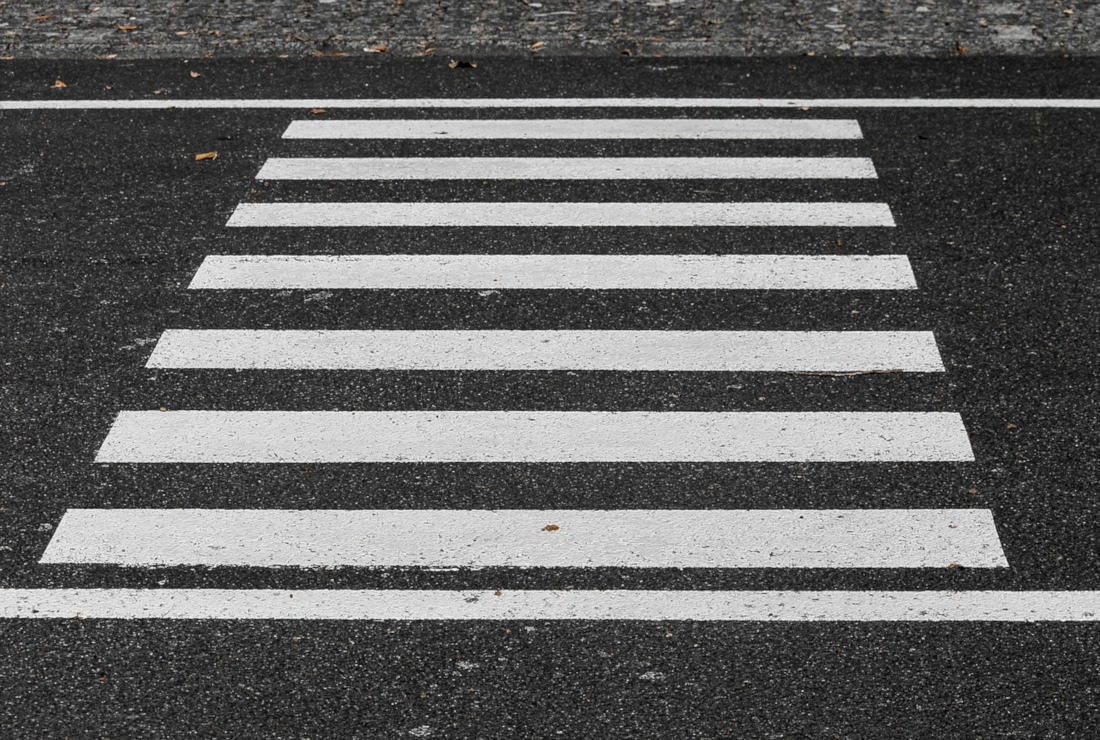
#> input picture 06_gyalogatkelo_detektalasa/crosswalk2.jpg, 1100 x 740 px
$ python detect_crosswalk.py
#> lines starting #> are read from the running program, lines starting #| are printed output that depends on the picture
# Digitalis kepfeldolgozas
# Beadando feladat

import cv2
import numpy as np


def crosswalk(img_original):
    cv2.imshow('eredeti fenykep', img_original)

    # eredeti fenykep szincsatornakra bontasa
    b, g, r = cv2.split(img_original)

    blue = np.ndarray(b.shape, np.uint8)
    blue.fill(0)
    blue[b > 115] = 255

    green = np.ndarray(g.shape, np.uint8)
    green.fill(0)
    green[g > 125] = 255

    red = np.ndarray(r.shape, np.uint8)
    red.fill(0)
    red[r > 133] = 255

    rg = cv2.bitwise_and(red, green)
    rgb = cv2.bitwise_and(rg, blue)
    cv2.imshow('feher elemek szegmentalva', rgb)

    # gyalogatkelo konturjainak kivalogatasa
    _, img_thresh = cv2.threshold(rgb, 127, 255, 0)
    img_contours, img_hierarchy = cv2.findContours(img_thresh, cv2.RETR_TREE, cv2.CHAIN_APPROX_NONE)

    contours_filtered = []
    for contour in range(0, len(img_contours)):
        contour_area = cv2.contourArea(img_contours[contour])

        if 500 < contour_area:
            contours_filtered.append(img_contours[contour])

    cv2.drawContours(img_original, contours_filtered, -1, (0, 0, 255), thickness=-1)

    cv2.imshow('eredmeny', img_original)
    cv2.waitKey()
    cv2.destroyAllWindows()


# kepek beolvasasa
img_1 = cv2.imread('crosswalk.jpg', cv2.IMREAD_COLOR)
img_2 = cv2.imread('crosswalk2.jpg', cv2.IMREAD_COLOR)
#> img_2 is the input picture: shape (740, 1100, 3); mean B, G, R 99.1, 99.4, 99.5
img_3 = cv2.imread('crosswalk3.jpg', cv2.IMREAD_COLOR)
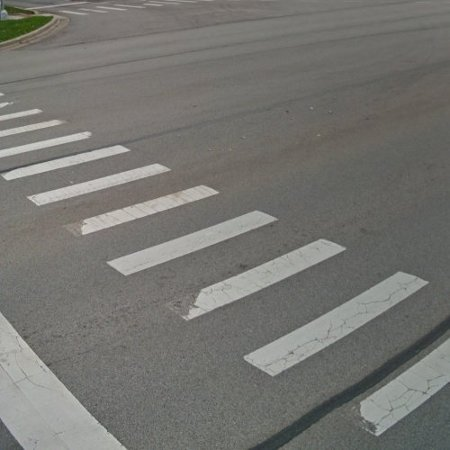
#> input picture 06_gyalogatkelo_detektalasa/crosswalk3.jpg, 450 x 450 px
#> img_3 is the input picture: shape (450, 450, 3); mean B, G, R 112.6, 116.8, 117.4
img_4 = cv2.imread('crosswalk4.jpg', cv2.IMREAD_COLOR)
img_5 = cv2.imread('crosswalk5.jpg', cv2.IMREAD_COLOR)
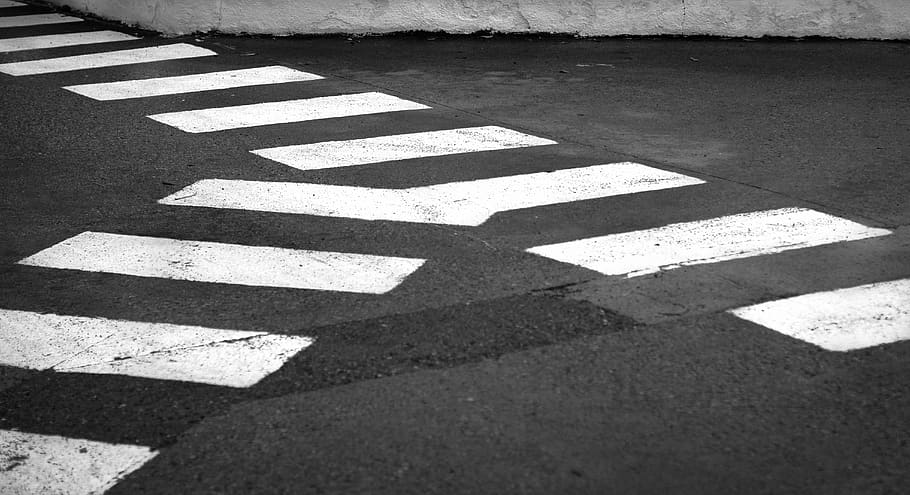
#> input picture 06_gyalogatkelo_detektalasa/crosswalk5.jpg, 910 x 495 px
#> img_5 is the input picture: shape (495, 910, 3); min 0, max 255, mean 101.7
img_6 = cv2.imread('crosswalk6.png', cv2.IMREAD_COLOR)
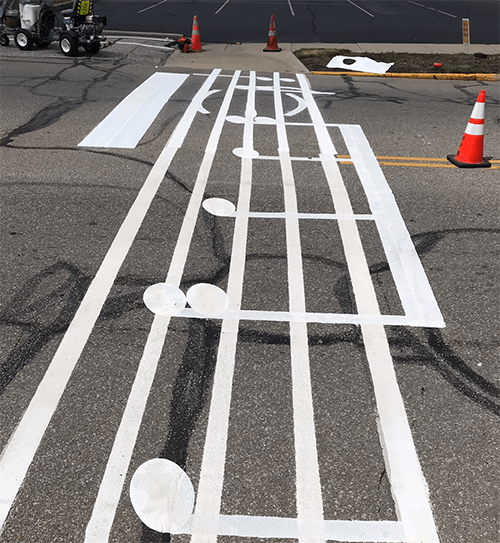
#> input picture 06_gyalogatkelo_detektalasa/crosswalk6.png, 500 x 543 px
#> img_6 is the input picture: shape (543, 500, 3); mean B, G, R 125.2, 127.3, 131.6

#> (the run stopped early here; a loop or call above may not have finished)
